Frame 1 (no input): blank canvas, image omitted
Frame 60 (no input): blank canvas, image omitted
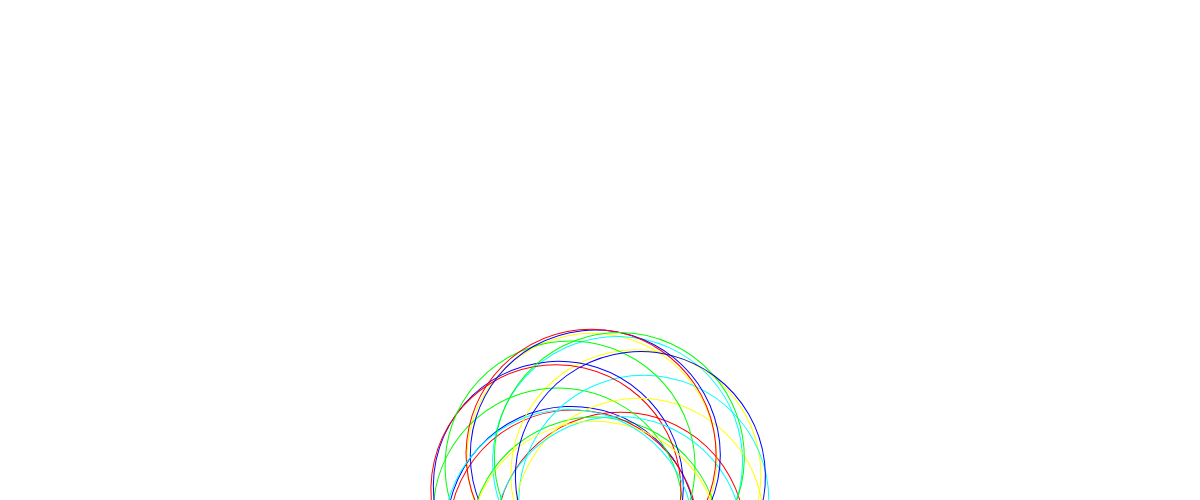
Frame 120 (the mouse pressed at the canvas centre since frame 60)

The p5.js sketch whose frames 1 and 60 were blank and that drew this single picture after the mouse press (run headless with seeded random() and noise() and a simulated clock; from frame 60 on, the mouse is pressed at the canvas centre):

// p5.js sketch
// ── sketch.js


function setup() {
  // canvas=createCanvas(windowWidth, windowHeight);
  canvas = createCanvas(window.innerWidth, window.innerHeight);
  canvas.position(0,500);
  colorMode(HSB);
  radians(DEGREES);

}

function draw() {
  
  clear();
  background("white")
  var valueX;
  var xPlace = map(mouseX, 0, width, ((width / 2) - 150), ((width / 2) + 150));
  var cSize = map (mouseX, 0, width, 0, 500);

  line(((width / 2) - 150), (height - 40), ((width / 2) + 150), (height - 40));
  rect(xPlace, (height - 55), 10, 30);


  for (var i = 0; i < 4; i++) {
    for (var angle = 0; angle < 255; angle += 60) {
      push();
      translate(width / 2, height / 2);
      rotate(-frameCount * 0.05);
      rotate(angle + 20 * i);
      translate(30, 30);
      noFill();
      stroke(angle, 100, 100);
      ellipse(i, i, cSize, cSize);
      pop();

    }
  }
  
}

window.onresize = function() {
  var w = window.innerWidth;
  var h = window.innerHeight;  
  canvas.size(w,h);
  width = w;
  height = h;
};
